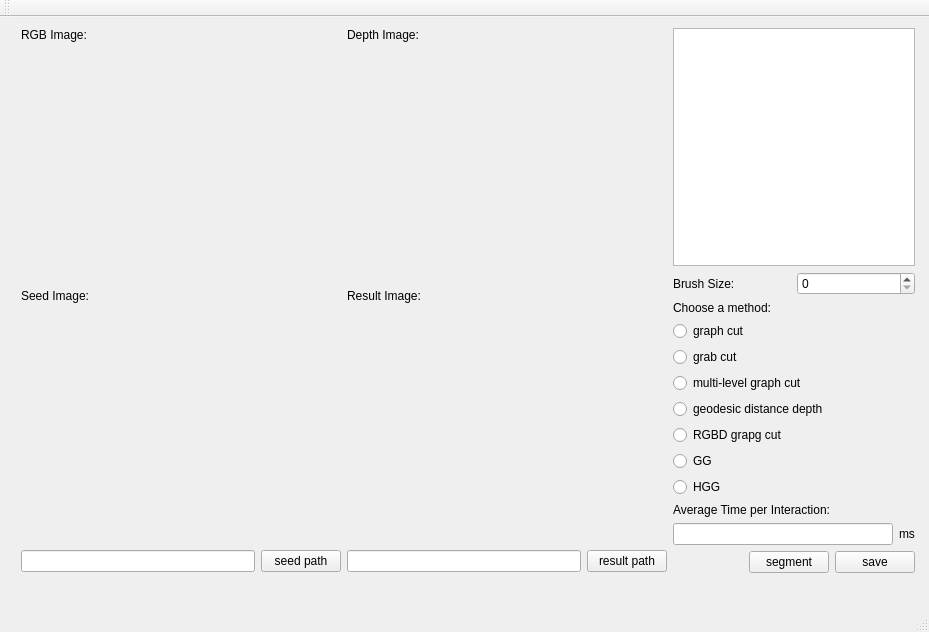
<?xml version="1.0" encoding="UTF-8"?>
<ui version="4.0">
 <class>SegmentationClass</class>
 <widget class="QMainWindow" name="SegmentationClass">
  <property name="geometry">
   <rect>
    <x>0</x>
    <y>0</y>
    <width>929</width>
    <height>632</height>
   </rect>
  </property>
  <property name="windowTitle">
   <string>Segmentation</string>
  </property>
  <widget class="QWidget" name="centralWidget">
   <widget class="QWidget" name="layoutWidget">
    <property name="geometry">
     <rect>
      <x>10</x>
      <y>0</y>
      <width>916</width>
      <height>567</height>
     </rect>
    </property>
    <layout class="QHBoxLayout" name="horizontalLayout_11">
     <item>
      <layout class="QVBoxLayout" name="verticalLayout_2">
       <item>
        <layout class="QHBoxLayout" name="horizontalLayout_2">
         <item>
          <widget class="QLabel" name="RGBLabel">
           <property name="text">
            <string>RGB Image:</string>
           </property>
          </widget>
         </item>
         <item>
          <widget class="QLabel" name="depthLabel">
           <property name="text">
            <string>Depth Image:</string>
           </property>
          </widget>
         </item>
        </layout>
       </item>
       <item>
        <layout class="QHBoxLayout" name="horizontalLayout_4">
         <item>
          <widget class="QLabel" name="RGBImage">
           <property name="minimumSize">
            <size>
             <width>320</width>
             <height>240</height>
            </size>
           </property>
           <property name="maximumSize">
            <size>
             <width>400</width>
             <height>300</height>
            </size>
           </property>
           <property name="cursor">
            <cursorShape>ArrowCursor</cursorShape>
           </property>
           <property name="layoutDirection">
            <enum>Qt::LeftToRight</enum>
           </property>
           <property name="frameShape">
            <enum>QFrame::NoFrame</enum>
           </property>
           <property name="text">
            <string/>
           </property>
           <property name="scaledContents">
            <bool>false</bool>
           </property>
           <property name="wordWrap">
            <bool>false</bool>
           </property>
          </widget>
         </item>
         <item>
          <widget class="QLabel" name="depthImage">
           <property name="minimumSize">
            <size>
             <width>320</width>
             <height>240</height>
            </size>
           </property>
           <property name="maximumSize">
            <size>
             <width>400</width>
             <height>300</height>
            </size>
           </property>
           <property name="text">
            <string/>
           </property>
          </widget>
         </item>
        </layout>
       </item>
       <item>
        <layout class="QHBoxLayout" name="horizontalLayout_3">
         <item>
          <widget class="QLabel" name="seedLabel">
           <property name="text">
            <string>Seed Image:</string>
           </property>
          </widget>
         </item>
         <item>
          <widget class="QLabel" name="resultLabel">
           <property name="text">
            <string>Result Image:</string>
           </property>
          </widget>
         </item>
        </layout>
       </item>
       <item>
        <layout class="QHBoxLayout" name="horizontalLayout_5">
         <item>
          <widget class="QLabel" name="seedImage">
           <property name="minimumSize">
            <size>
             <width>320</width>
             <height>240</height>
            </size>
           </property>
           <property name="maximumSize">
            <size>
             <width>400</width>
             <height>300</height>
            </size>
           </property>
           <property name="text">
            <string/>
           </property>
          </widget>
         </item>
         <item>
          <widget class="QLabel" name="resultImage">
           <property name="sizePolicy">
            <sizepolicy hsizetype="Minimum" vsizetype="Minimum">
             <horstretch>0</horstretch>
             <verstretch>0</verstretch>
            </sizepolicy>
           </property>
           <property name="minimumSize">
            <size>
             <width>320</width>
             <height>240</height>
            </size>
           </property>
           <property name="maximumSize">
            <size>
             <width>400</width>
             <height>300</height>
            </size>
           </property>
           <property name="text">
            <string/>
           </property>
          </widget>
         </item>
        </layout>
       </item>
       <item>
        <layout class="QHBoxLayout" name="horizontalLayout_8">
         <item>
          <layout class="QHBoxLayout" name="horizontalLayout_6">
           <item>
            <widget class="QLineEdit" name="seedPathEdit">
             <property name="readOnly">
              <bool>true</bool>
             </property>
            </widget>
           </item>
           <item>
            <widget class="QPushButton" name="seedButton">
             <property name="text">
              <string>seed path</string>
             </property>
            </widget>
           </item>
          </layout>
         </item>
         <item>
          <layout class="QHBoxLayout" name="horizontalLayout_7">
           <item>
            <widget class="QLineEdit" name="resultPathEdit">
             <property name="readOnly">
              <bool>true</bool>
             </property>
            </widget>
           </item>
           <item>
            <widget class="QPushButton" name="resultButton">
             <property name="text">
              <string>result path</string>
             </property>
            </widget>
           </item>
          </layout>
         </item>
        </layout>
       </item>
      </layout>
     </item>
     <item>
      <layout class="QVBoxLayout" name="verticalLayout">
       <property name="sizeConstraint">
        <enum>QLayout::SetMinimumSize</enum>
       </property>
       <item>
        <widget class="QListWidget" name="imageList"/>
       </item>
       <item>
        <layout class="QHBoxLayout" name="horizontalLayout">
         <item>
          <widget class="QLabel" name="brushSizeText">
           <property name="text">
            <string>Brush Size:</string>
           </property>
          </widget>
         </item>
         <item>
          <widget class="QSpinBox" name="brushSpinBox">
           <property name="maximum">
            <number>10</number>
           </property>
          </widget>
         </item>
        </layout>
       </item>
       <item>
        <widget class="QLabel" name="methodLabel">
         <property name="text">
          <string>Choose a method:</string>
         </property>
        </widget>
       </item>
       <item>
        <widget class="QRadioButton" name="gcRadio">
         <property name="text">
          <string>graph cut</string>
         </property>
        </widget>
       </item>
       <item>
        <widget class="QRadioButton" name="gbRadio">
         <property name="text">
          <string>grab cut</string>
         </property>
        </widget>
       </item>
       <item>
        <widget class="QRadioButton" name="mgcRadio">
         <property name="text">
          <string>multi-level graph cut</string>
         </property>
        </widget>
       </item>
       <item>
        <widget class="QRadioButton" name="gddRadio">
         <property name="text">
          <string>geodesic distance depth</string>
         </property>
        </widget>
       </item>
       <item>
        <widget class="QRadioButton" name="rgbdRadio">
         <property name="text">
          <string>RGBD grapg cut</string>
         </property>
        </widget>
       </item>
       <item>
        <widget class="QRadioButton" name="ggRadio">
         <property name="text">
          <string>GG</string>
         </property>
        </widget>
       </item>
       <item>
        <widget class="QRadioButton" name="hggRadio">
         <property name="text">
          <string>HGG</string>
         </property>
        </widget>
       </item>
       <item>
        <widget class="QLabel" name="timeLabel">
         <property name="text">
          <string>Average Time per Interaction:</string>
         </property>
        </widget>
       </item>
       <item>
        <layout class="QHBoxLayout" name="horizontalLayout_9">
         <item>
          <widget class="QLineEdit" name="timeLineEdit">
           <property name="readOnly">
            <bool>true</bool>
           </property>
          </widget>
         </item>
         <item>
          <widget class="QLabel" name="msLabel">
           <property name="text">
            <string>ms</string>
           </property>
          </widget>
         </item>
        </layout>
       </item>
       <item>
        <layout class="QHBoxLayout" name="horizontalLayout_10">
         <item>
          <spacer name="horizontalSpacer">
           <property name="orientation">
            <enum>Qt::Horizontal</enum>
           </property>
           <property name="sizeType">
            <enum>QSizePolicy::MinimumExpanding</enum>
           </property>
           <property name="sizeHint" stdset="0">
            <size>
             <width>50</width>
             <height>20</height>
            </size>
           </property>
          </spacer>
         </item>
         <item>
          <widget class="QPushButton" name="segmentButton">
           <property name="text">
            <string>segment</string>
           </property>
          </widget>
         </item>
         <item>
          <widget class="QPushButton" name="saveButton">
           <property name="text">
            <string>save</string>
           </property>
          </widget>
         </item>
        </layout>
       </item>
      </layout>
     </item>
    </layout>
   </widget>
  </widget>
  <widget class="QToolBar" name="mainToolBar">
   <attribute name="toolBarArea">
    <enum>TopToolBarArea</enum>
   </attribute>
   <attribute name="toolBarBreak">
    <bool>false</bool>
   </attribute>
  </widget>
  <widget class="QStatusBar" name="statusBar"/>
  <action name="OpenRGB">
   <property name="text">
    <string>open RGB</string>
   </property>
  </action>
  <action name="OpenDepth">
   <property name="text">
    <string>open Depth</string>
   </property>
  </action>
 </widget>
 <layoutdefault spacing="6" margin="11"/>
 <resources>
  <include location="segmentation.qrc"/>
 </resources>
 <connections/>
</ui>
